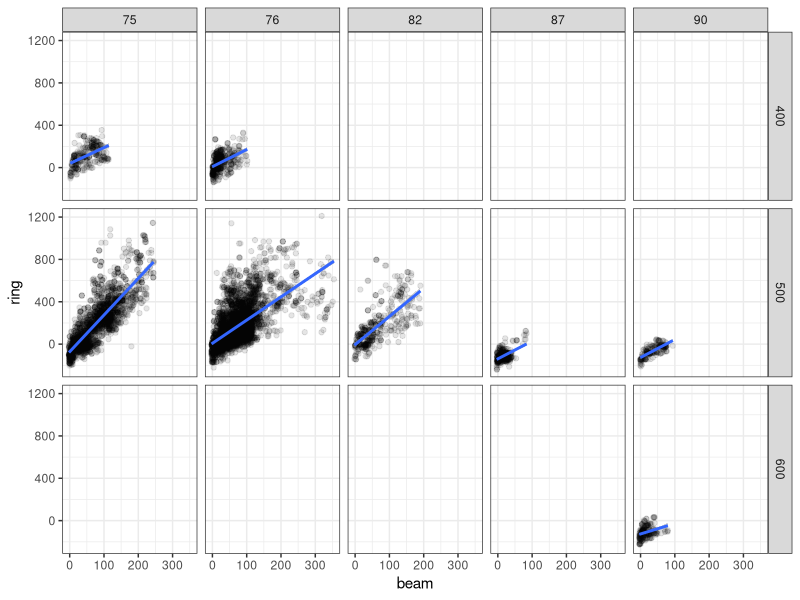
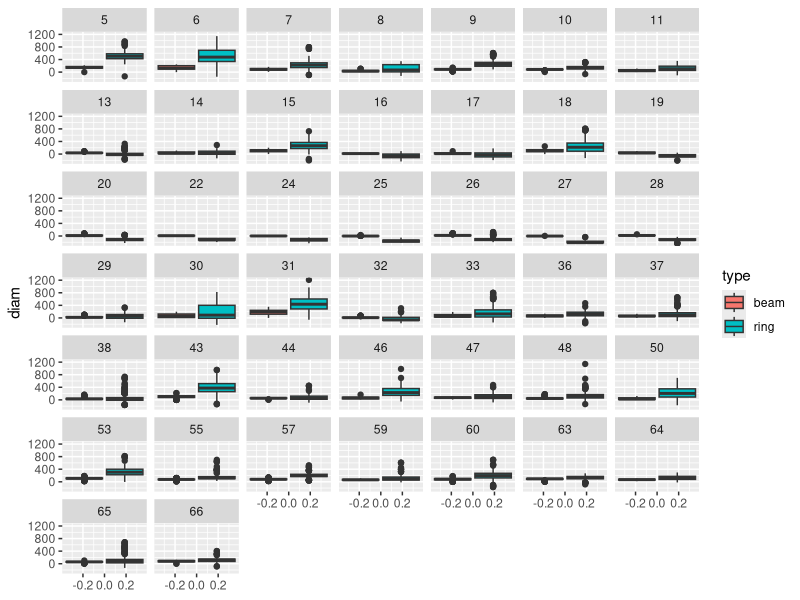
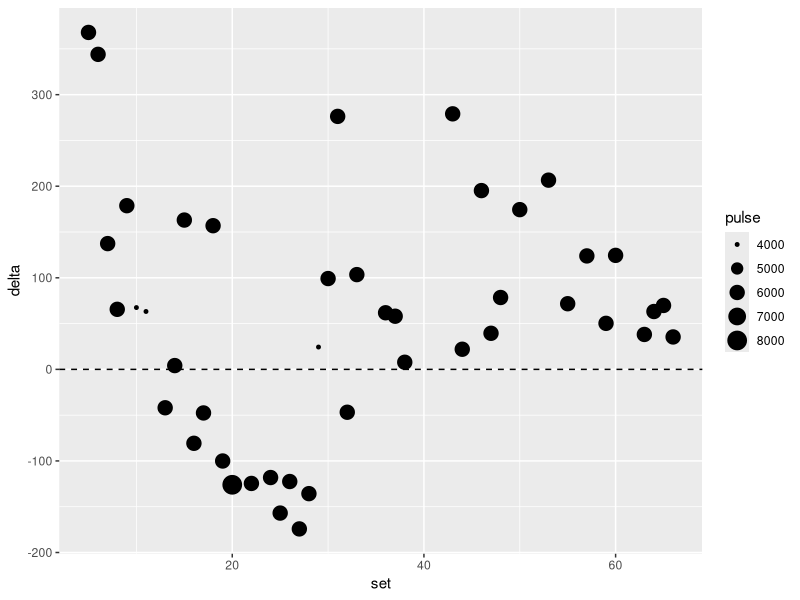
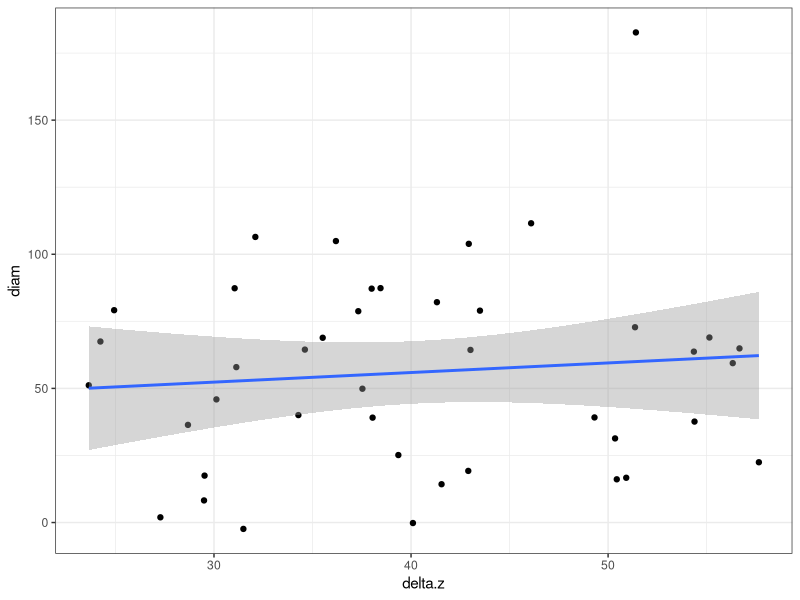

These charts were generated, in order, by the following R code: (Note: this script raises an error after producing the figures.)
# script to analyze dimensions of aggregations around FADs

# 0. Description  ----------------

# there are several objectives in this study:
# (1) Measure and correct atwarth distorsion of multibeam sonar
# (2) Compare horizontal and vertical diameters of aggregations
#     Is there any consistent pattern?
# (3) Correlate abunance with chatches


# The data we are using are:
#   horizontal sonar, 
#   vertical echosounder EK60 @ 120 kHz, and:
#   catches per species

# The sonar is a Simrad SN90? with 32 beams of 3.75º each
# According to Missund (1993), when measuring school sizes with sonar
# the alongship beam correction should be:
#   beam = AlongBeamSize - (1500*Pulso*1e-6)/2 
# and the atwarthship correction should be:
#   ring = AlongRingSize - 2*n*(2/3)*Rango*tan(3.75*pi/(2*180))
# where n is the number of beams occupied by the school
# and Rango is the approximate distance to the center of the school

# 1. Load libraries and input data --------------

library(dplyr)
library(tidyr)
library(ggplot2)
library(purrr)
library(broom)

# read data files:
# (1) dimensiones - sonar-based school diameters 
# (2) vert - echosounder-based school heights
# (3) lances - info about catches
# (4) acous - echosounder acoustic echointegration 

# (1) dimensiones -  sonar-based school diameters 
# done with Profos by Udane 
# It measures simultaneously longitudinal and transversal diameters of 
# the same aggregation around a FAD
# it contains multiple measures per set, so 
# needs to be summarised
dimensiones <- read.table(file = "datos/Dimensions-pp.txt", sep = "\t", 
                          header = T, dec = ".")  %>% 
  rename(distance = Diancia.del.Banco..m.)
str(dimensiones)

# Relevant variables:
# Self-explanatory: set, Date (mmddyyyy), Time (hhmm)
# Trans.tilt: transducer tilt angle (º) (0 for horizontal)
# AlongBeamSize: longitudinal measure of the school diameter (m)
# AlongRingSize: transversal measure of the school diameter (m)
# Dudoso: especially difficult or compromised diameter measures (1/0)
# Pulso: pulse duration (micro s)
# Rango: maximum detection range of the sonar (m)
# Frecuency: operating frequency of the sonar (kHz)
# distance: distance to the center of the school (m)


# (2) vert - echosounder-based school heights
# output of the lines drawn in Echoview by Iñaki
# indicating the approximate initial and final depth of each school
# as recorded by the vertical echosounder onboard the logistic boat
# It contains multiple depths per set, so 
# we have to summarise befor merging to other data
vert <- read.table("datos/profundidades.txt", header = T, sep = "\t")
str(vert)

# Relevant variables:
# set (id), Zsup, SD_Zsup, Zfin, SD_Zfin (m)

# (3) lances - info about catches
lances <- read.table("datos/Lances.txt", header = T, sep = "\t")
str(lances)  

# Relevant variables:
# Lance, Fecha, Hora
# Captura.Total, skj, bet, yft (t)

# (4) acous - echosounder acoustic echointegration 
# vertical acoustic density and NASC at 120 kHz
# it is 120 instead of 38 because the 38 failed at some point of the survey
# it is echointegrated between the ranges of the Echoview lines in "vert"
acous <- read.table("datos/Ecointegra120xlance.txt", header = T, sep = "\t")
acous <- acous[c(1,5:17, 21:23)]
acous <- acous[-c(5:9)]
str(acous)

# Relevant variables:
# Set, Date_M (yyyymmdd), Time_M (hh:mm:ss.ssss; factor)
# NASC, Sv_mean

## 1. Correction of the atwarth dimension  -----------------
# we measure the diameter of the aggregation along beam and along ring
# at complete round trajectories surroundng the FAD during purse seining ops.
# then we compare the corrected along-beam diameter estimations
# with the along-ring ones
# and try to estimate correction factors for the latter

summary(dimensiones)

# we apply Misund's corrections:
dimensiones <- dimensiones %>%
  mutate(n = case_when(
          Rango == 400 ~ 15, 
          Rango == 500 ~ 14, 
          Rango == 600 ~ 13
          ),
          beam = AlongBeamSize - (1500*Pulso*1e-6)/2, 
          ring = AlongRingSize - 2*n*(2/3)*Rango*tan(3.75*pi/(2*180)))
dimensiones %>%
  filter(Dudoso != 1) %>%
  ggplot(aes(x = beam, y = ring)) +
  geom_point(alpha = 0.1) +
  geom_smooth(method = "lm") +
  theme_bw() +
  facet_grid(Rango ~ Frecuency)
  
modelo <- lm(data = dimensiones, beam ~ ring)
summary(modelo)

lmod <- function(x) lm(data = x, beam ~ AlongRingSize)

dim.l <- split(x = dimensiones, f = dimensiones$Frecuency)
mod.l <- map(.x = dim.l, .f = lmod)
map(.x = mod.l, .f = summary)
# significant*** correlation between along and atwarth diameters for all freqs 
# the best R2 for 75 kHz (61%) followed by 82 kHz (52%); the rest, well below 50% 
# Estimated correction for atwarth diameters
# corrected.atwarth.diam = 0.18*atwarth.diam - 14.5 m

dim.l2 <- split(x = dimensiones, f = dimensiones$Rango)
mod.l2 <- map(.x = dim.l2, .f = lmod)
map(.x = mod.l2, .f = summary)

# Check try the following idea: correct the atwarth diameter estimation with 
# the formula by Misund (1993). Then, see if it corrects completely
# according to the along beam estimation. If not, apply the result of 
# the linear regression obtained here.

#
dimensiones %>%  
  gather(beam:ring, key = "type", value = "diam") %>% 
  ggplot(aes(y = diam)) + 
  geom_boxplot(aes(fill = type)) +
  facet_wrap(~ set)

dimensiones %>%  
  mutate(delta = ring - beam) %>% 
  group_by(set) %>% 
  summarise(delta = mean(delta), pulse = mean(Pulso)) %>% 
  ggplot(aes(y = delta, x = set)) + 
  geom_point(aes(size = pulse)) +
  geom_hline(yintercept = 0, linetype = 2)



## 2. Vertical vs horizontal diameters -------------------------
# we compare vert vs horiz to see whether there is a stable relationship between them

## 2.1 Summarise vertical diameters per set ---------
vert <- vert %>%
  mutate(delta.z = Zfin - Zsup) 
vert %>% summary()
vert %>% group_by(set) %>%
  summarise(mean(delta.z))

vert.sum <- vert %>% 
  mutate(delta.z = Zfin - Zsup, 
         sd.delta.z = SD_Zsup + SD_Zfin) %>%
  group_by(set) %>%
  summarise(delta.z = mean(delta.z, na.rm = T), 
            sd.z = mean(sd.delta.z, na.rm = T)) %>%
  mutate(cv.z = sd.z/delta.z)
summary(vert.sum$delta.z)

## 2.2 Summarise horizontal diameters per set -------
horiz.sum <- dimensiones %>%
  group_by(set) %>%
  summarise(diam = mean(beam, na.rm = T), 
            sd.diam = sd(beam, na.rm = T)) %>%
  mutate(cv.diam = sd.diam/diam)

## 2.3 Combine and compare vertical and horizontal info  --------------
geom <- merge(vert.sum, horiz.sum, by = "set", all = F)

geom %>%
  ggplot(aes(x = delta.z, y = diam)) +
  geom_point() +
  geom_smooth(method = "lm") +
  theme_bw()

# unfortunately (or fortunately) the diameter seems pretty constant
# independent from the vertical extension of the aggregation
# According to these data, for vertical extensions between 20 and 70 m
# in the Atlantic Ocean the average horizontal diameter would be constant = 50 m
# Unless we find a relationship with sv or nasc...


## 3. Predicting catches with only vertical data ----------------
lances.geom <- merge(geom, lances, by.x = "set", by.y = "Lance")

lances.geom <- merge(lances.geom, acous, by.x = "set", by.y = "Set")
lances.geom <- lances.geom[c(1:8, 10, 15:24, 27:32)] 


panel.cor <- function(x, y, digits=2, prefix="", cex.cor) 
{
  usr <- par("usr"); on.exit(par(usr)) 
  par(usr = c(0, 1, 0, 1)) 
  r <- abs(cor(x, y)) 
  txt <- format(c(r, 0.123456789), digits = digits)[1] 
  txt <- paste(prefix, txt, sep = "") 
  if (missing(cex.cor)) cex <- 0.8/strwidth(txt) 
  
  test <- cor.test(x,y) 
  # borrowed from printCoefmat
  Signif <- symnum(test$p.value, corr = FALSE, na = FALSE, 
                   cutpoints = c(0, 0.001, 0.01, 0.05, 0.1, 1),
                   symbols = c("***", "**", "*", ".", " ")) 
  
  text(0.5, 0.5, txt, cex = cex * r) 
  text(.8, .8, Signif, cex = cex, col = 2) 
}
x11()
pairs(lances.geom, lower.panel = panel.smooth, upper.panel = panel.cor)
# I don't see anything interesting
